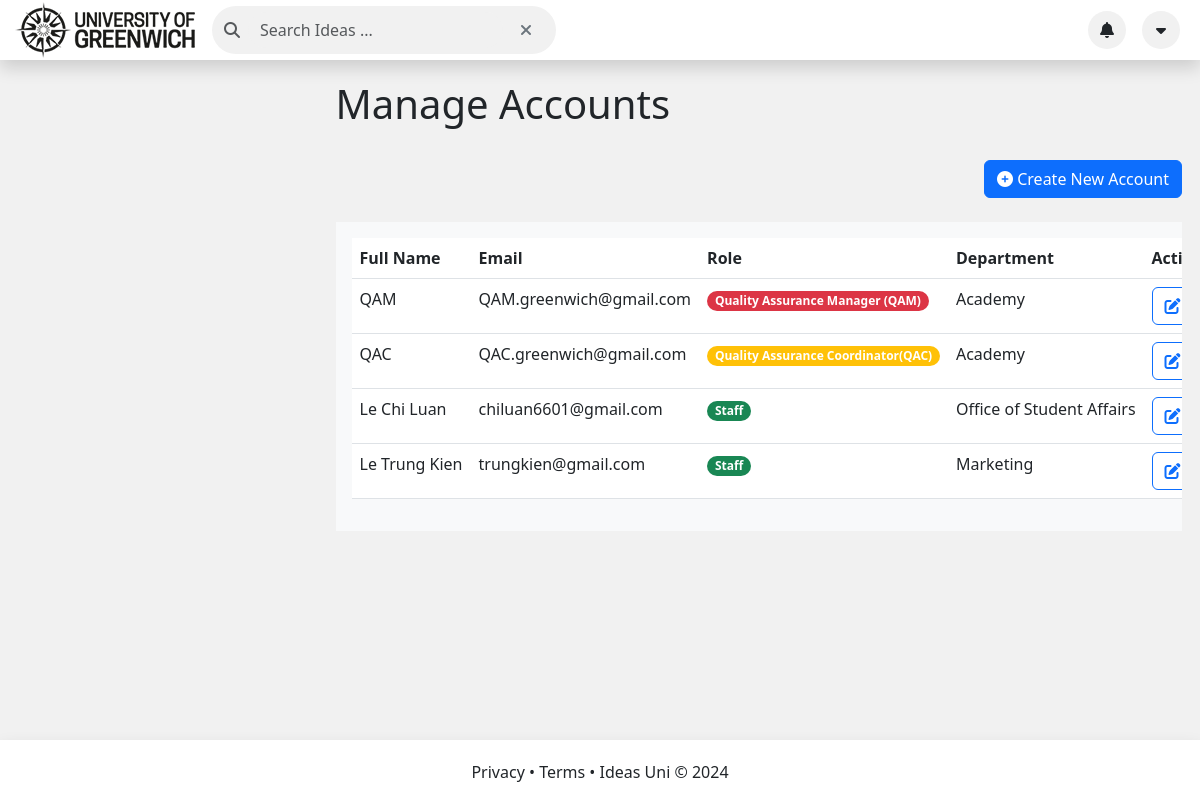
Screenshot of /QAM_Account.php with the database file from the repository.
### tables this page shows
CREATE TABLE Staff (
  StaffID INT PRIMARY KEY AUTO_INCREMENT,
  FullName VARCHAR(50) NOT NULL,
  Email VARCHAR(50) NOT NULL,
  Password TEXT NOT NULL,
  RoleID INT NOT NULL,
  DepartmentID INT NULL,
  FOREIGN KEY (RoleID) REFERENCES Role(RoleID),
  FOREIGN KEY (DepartmentID) REFERENCES Department(DepartmentID)
);

CREATE TABLE Role (
  RoleID INT PRIMARY KEY AUTO_INCREMENT,
  RoleName VARCHAR(50) NOT NULL
);

CREATE TABLE Department (
  DepartmentID INT PRIMARY KEY AUTO_INCREMENT,
  DepartmentName VARCHAR(50) NOT NULL
);

### QAM_Account.php (the view, shortened to what this page needs)
<!DOCTYPE html>
<html lang="en">
<head>
    <link rel="stylesheet" href="https://cdnjs.cloudflare.com/ajax/libs/font-awesome/6.3.0/css/all.min.css"
/>
    <link href="https://cdn.jsdelivr.net/npm/bootstrap@5.3.0-alpha1/dist/css/bootstrap.min.css" rel="stylesheet"
>
    <link rel="stylesheet" type="text/css" href="./css/style.css">
</head>
<body class="bg-gray">
<div class="bg-white d-flex align-items-center fixed-top shadow" style="min-height: 60px; z-index: 10;">
    <div class="container-fluid">
        <div class="row align-items-center">
            <div class="col d-flex align-items-center">
                <img class="logoImage" src="./img/logo.png" alt="University of Greenwich">
                <div class="input-group ms-2">
                    <li class="p-1 d-flex">
                        <div class="input-group-text bg-gray border-0 rounded-pill"
                             style="min-height: 40px; min-width: 300px;">
                            <i class="fas fa-search me-2 text-muted"></i>
                            <input type="text" class="form-control rounded-pill border-0 bg-gray"
                                   placeholder="Search Ideas ..." id="searchInput">
                            <button class="btn btn-outline-secondary border-0 rounded-circle" type="button"
                                    id="clearSearch"><i class="fas fa-times"></i></button>
                        </div>
                    </li>
                </div>
            </div>
            <div class="col d-flex align-items-center justify-content-end">
                <div class="rounded-circle p-1 bg-gray d-flex align-items-center justify-content-center mx-2"
                     style="width: 38px; height: 38px" type="button" id="notMenu" data-bs-toggle="dropdown"
                     aria-expanded="false" data-bs-auto-close="outside">
                    <i class="fas fa-bell"></i>
                </div>
                <div class="
                        rounded-circle
                        p-1
                        bg-gray
                        d-flex
                        align-items-center
                        justify-content-center
                        mx-2
                    " style="width: 38px; height: 38px" type="button" id="secondMenu" data-bs-toggle="dropdown"
                     aria-expanded="false" data-bs-auto-close="outside">
                    <i class="fas fa-caret-down"></i>
                </div>
            </div>
        </div>
    </div>
</div>
<div class="container-fluid" style="margin-bottom: 100px;">
    <div class="row justify-content-evenly">
        <div class="col-12">
            <div class="d-flex flex-column justify-content-center mx-auto main-container">
                <h1>Manage Accounts</h1>
                <div class="d-flex justify-content-end align-items-center my-4">
                    <button class="btn btn-primary" data-bs-toggle="modal" data-bs-target="#createAccountModal">
                        <i class="fas fa-plus-circle"></i> Create New Account
                    </button>
                </div>
                <?php
                include_once("connection.php");
                $sql = "SELECT Staff.*, Role.RoleName, Department.DepartmentName FROM Staff JOIN Role ON Staff.RoleID = Role.RoleID JOIN Department ON Staff.DepartmentID = Department.DepartmentID";
                $result = mysqli_query($conn, $sql);
                ?>
                <div class="bg-light p-3 table-responsive">
                    <?php if (mysqli_num_rows($result) > 0) { ?>
                        <table class="table">
                            <thead>
                            <tr>
                                <th>Full Name</th>
                                <th>Email</th>
                                <th>Role</th>
                                <th>Department</th>
                                <th>Action</th>
                            </tr>
                            </thead>
                            <?php while ($row = mysqli_fetch_assoc($result)) { ?>
                                <tbody>
                                <tr>
                                    <td><?= $row['FullName']; ?></td>
                                    <td><?= $row['Email']; ?></td>
                                    <?php if ($row['RoleID'] == '1') { ?>
                                        <td><span class="badge bg-danger rounded-pill"><?= $row['RoleName']; ?></span>
                                        </td>
                                    <?php } else if ($row['RoleID'] == '2') { ?>
                                        <td><span class="badge bg-warning rounded-pill"><?= $row['RoleName']; ?></span>
                                        </td>
                                    <?php } else if ($row['RoleID'] == '3') { ?>
                                        <td><span class="badge bg-success rounded-pill"><?= $row['RoleName']; ?></span>
                                        </td>
                                    <?php } ?>
                                    <td><?= $row['DepartmentName']; ?></td>
                                    <td>
                                        <button class="btn btn-outline-primary me-2" id="editStaff"
                                                data-id="<?php echo $row['StaffID']; ?>"
                                                data-fullname="<?php echo $row['FullName']; ?>"
                                                data-email="<?php echo $row['Email']; ?>"
                                                data-role="<?php echo $row['RoleID']; ?>"
                                                data-department="<?php echo $row['DepartmentID']; ?>"
                                                data-toggle="modal" data-target="#editAccountModal">
                                            <i class="fas fa-edit"></i> Edit
                                        </button>
                                    </td>
                                </tr>
                                </tbody>
                            <?php } ?>
                        </table>
                    <?php } else { ?>
                        <p>No staff found.</p>
                    <?php } ?>
                </div>
            </div>
        </div>
    </div>
</div>
<footer class="bg-white d-flex align-items-center fixed-bottom shadow">
    <div class="container">
        <div class="row">
            <div class="col-md-12 text-center" style="margin-top: 20px;">
                <div
                ">
                <p>
                    Privacy &#8226; Terms &#8226; Ideas Uni © 2024
                </p>
            </div>
        </div>
    </div>
    </div>
</footer>
</body>
</html>

### css/style.css (style rules this page uses)
@media (min-width: 62em) { footer { position: fixed; bottom: 0; width: 100%; } }
.table-responsive { overflow-x: auto; }
.d-flex { display: flex; }
.flex-column { flex-direction: column; }
.justify-content-center { justify-content: center; }
.mx-auto { margin-left: auto; margin-right: auto; }
.main-container { padding-top: 80px; max-width: 97vw; overflow-x: hidden; padding-left: 27%; }
.table td, .table th { white-space: nowrap; overflow: hidden; text-overflow: ellipsis; }
.bg-gray { background-color: #f1f1f1; }
.text-center { text-align: center; }
@media (min-width: 390px) { .input-group { display: flex; align-items: center; } }
@media (min-width: 390px) { .input-group button { margin-left: 5px; } }

### rows the page displays
staff: FullName "QAM", Email "QAM.greenwich@gmail.com", RoleID.RoleName "Quality Assurance Manager (QAM)", DepartmentID.DepartmentName "Academy"
staff: FullName "QAC", Email "QAC.greenwich@gmail.com", RoleID.RoleName "Quality Assurance Coordinator(QAC)", DepartmentID.DepartmentName "Academy"
staff: FullName "Le Chi Luan", Email "chiluan6601@gmail.com", RoleID.RoleName "Staff", DepartmentID.DepartmentName "Office of Student Affairs"
staff: FullName "Le Trung Kien", Email "trungkien@gmail.com", RoleID.RoleName "Staff", DepartmentID.DepartmentName "Marketing"
